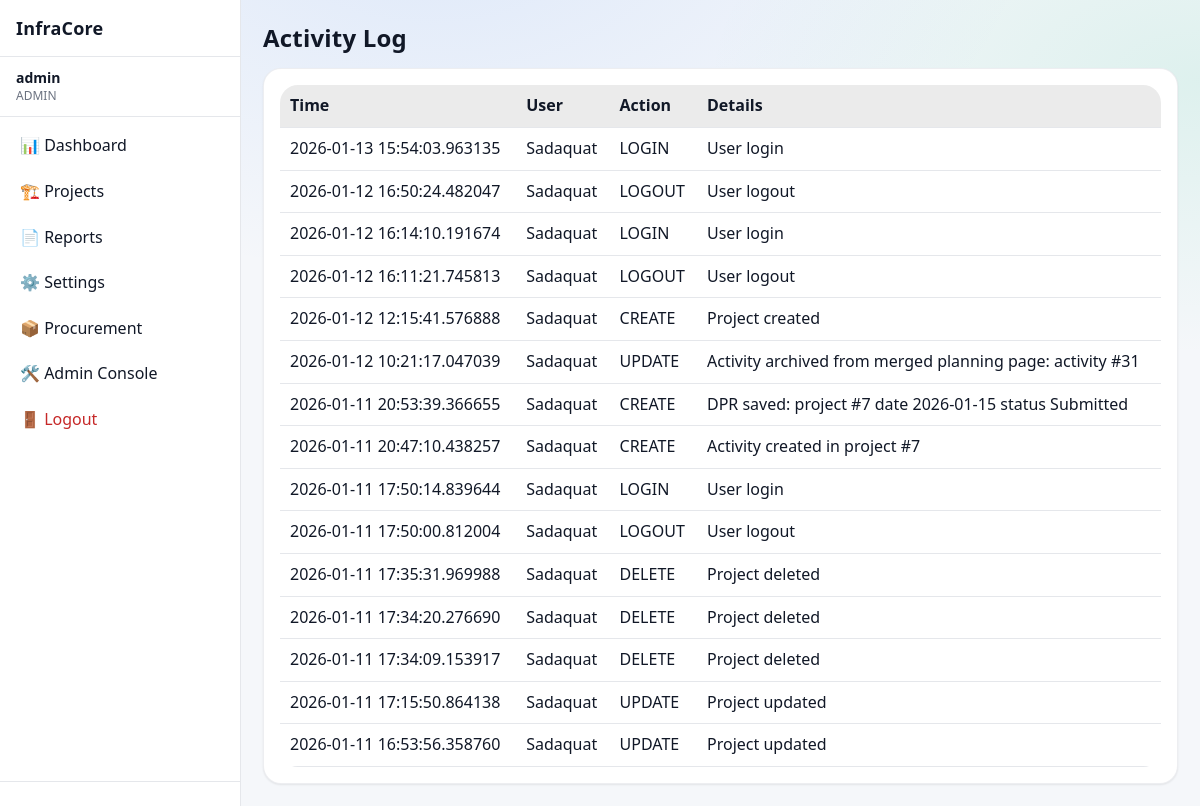
Before: /activity (signed in) with the older database file.
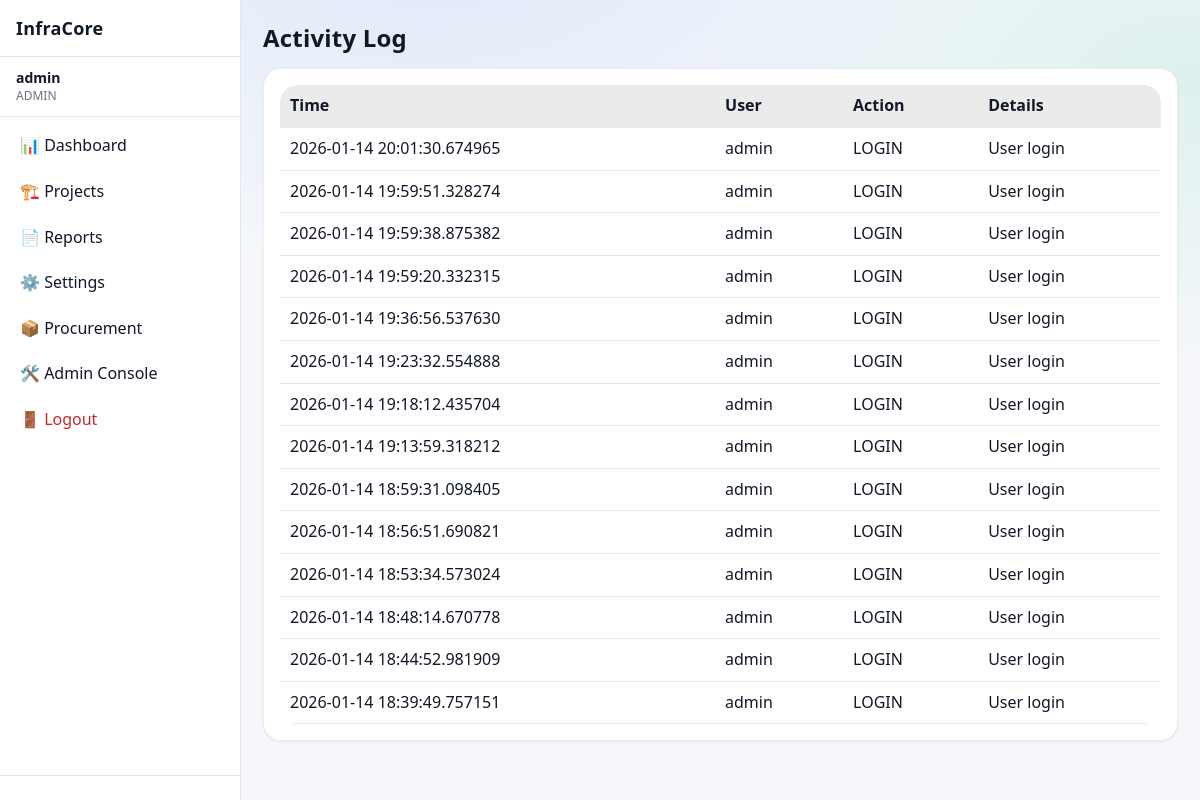
After: the same page with the newer database file.
### app/models/activity_log.py (models this page shows)
class ActivityLog(Base):
    __tablename__ = "activity_logs"
    __table_args__ = (
        Index("ix_activity_logs_created_at", "created_at"),
        Index("ix_activity_logs_user_id", "user_id"),
    )
    id = Column(Integer, primary_key=True, index=True)
    user_id = Column(Integer, ForeignKey("users.id"), nullable=True)
    username = Column(String(150), nullable=False)
    role = Column(String(50), nullable=True)
    action = Column(String(20), nullable=False)  # CREATE, UPDATE, DELETE, ARCHIVE, LOGIN, LOGOUT
    entity_type = Column(String(50), nullable=True)  # Project, Activity, Material, User, Execution
    entity_id = Column(Integer, nullable=True)
    description = Column(Text, nullable=True)
    old_value = Column(Text, nullable=True)  # JSON string
    new_value = Column(Text, nullable=True)  # JSON string
    ip_address = Column(String(64), nullable=True)
    created_at = Column(DateTime, default=datetime.utcnow, nullable=False)
    details = Column(String, nullable=True)
    timestamp = Column(DateTime, default=datetime.utcnow)

### app/routes/activity.py (the view)
@router.get("/activity", response_class=HTMLResponse)
def activity_page(request: Request, db: Session = Depends(get_db)):
    user = request.session.get("user")
    if user is None or user["role"] != "admin":
        return RedirectResponse("/dashboard", status_code=302)
    logs = get_recent_activities(db)
    return templates.TemplateResponse(
        "activity.html",
        {
            "request": request,
            "user": user,
            "logs": logs,
        }
    )

### app/templates/activity.html
{% extends "base.html" %}
{% block content %}
<h1 class="page-title">Activity Log</h1>
<div class="card">
    <table class="table">
        <thead>
            <tr>
                <th>Time</th>
                <th>User</th>
                <th>Action</th>
                <th>Details</th>
            </tr>
        </thead>
        <tbody>
            {% for log in logs %}
            <tr>
                <td>{{ log.timestamp }}</td>
                <td>{{ log.username }}</td>
                <td>{{ log.action }}</td>
                <td>{{ log.details }}</td>
            </tr>
            {% else %}
            <tr>
                <td colspan="4">No activity recorded</td>
            </tr>
            {% endfor %}
        </tbody>
    </table>
</div>
{% endblock %}

Changed rows visible on the page:
removed ActivityLog: timestamp "2026-01-13 15:54:03.963135", username "Sadaquat", action "LOGIN", details "User login"
changed ActivityLog (number 1 of 14 on the later page): timestamp "2026-01-12 16:50:24.482047" → "2026-01-14 20:01:30.674965"; username "Sadaquat" → "admin"; action "LOGOUT" → "LOGIN"; details "User logout" → "User login"
changed ActivityLog (number 2 of 14 on the later page): timestamp "2026-01-12 16:14:10.191674" → "2026-01-14 19:59:51.328274"; username "Sadaquat" → "admin"
changed ActivityLog (number 3 of 14 on the later page): timestamp "2026-01-12 16:11:21.745813" → "2026-01-14 19:59:38.875382"; username "Sadaquat" → "admin"; action "LOGOUT" → "LOGIN"; details "User logout" → "User login"
changed ActivityLog (number 4 of 14 on the later page): timestamp "2026-01-12 12:15:41.576888" → "2026-01-14 19:59:20.332315"; username "Sadaquat" → "admin"; action "CREATE" → "LOGIN"; details "Project created" → "User login"
changed ActivityLog (number 5 of 14 on the later page): timestamp "2026-01-12 10:21:17.047039" → "2026-01-14 19:36:56.537630"; username "Sadaquat" → "admin"; action "UPDATE" → "LOGIN"; details "Activity archived from merged planning page: activity #31" → "User login"
changed ActivityLog (number 6 of 14 on the later page): timestamp "2026-01-11 20:53:39.366655" → "2026-01-14 19:23:32.554888"; username "Sadaquat" → "admin"; action "CREATE" → "LOGIN"; details "DPR saved: project #7 date 2026-01-15 status Submitted" → "User login"
changed ActivityLog (number 7 of 14 on the later page): timestamp "2026-01-11 20:47:10.438257" → "2026-01-14 19:18:12.435704"; username "Sadaquat" → "admin"; action "CREATE" → "LOGIN"; details "Activity created in project #7" → "User login"
changed ActivityLog (number 8 of 14 on the later page): timestamp "2026-01-11 17:50:14.839644" → "2026-01-14 19:13:59.318212"; username "Sadaquat" → "admin"
changed ActivityLog (number 9 of 14 on the later page): timestamp "2026-01-11 17:50:00.812004" → "2026-01-14 18:59:31.098405"; username "Sadaquat" → "admin"; action "LOGOUT" → "LOGIN"; details "User logout" → "User login"
changed ActivityLog (number 10 of 14 on the later page): timestamp "2026-01-11 17:35:31.969988" → "2026-01-14 18:56:51.690821"; username "Sadaquat" → "admin"; action "DELETE" → "LOGIN"; details "Project deleted" → "User login"
changed ActivityLog (number 11 of 14 on the later page): timestamp "2026-01-11 17:34:20.276690" → "2026-01-14 18:53:34.573024"; username "Sadaquat" → "admin"; action "DELETE" → "LOGIN"; details "Project deleted" → "User login"
changed ActivityLog (number 12 of 14 on the later page): timestamp "2026-01-11 17:34:09.153917" → "2026-01-14 18:48:14.670778"; username "Sadaquat" → "admin"; action "DELETE" → "LOGIN"; details "Project deleted" → "User login"
changed ActivityLog (number 13 of 14 on the later page): timestamp "2026-01-11 17:15:50.864138" → "2026-01-14 18:44:52.981909"; username "Sadaquat" → "admin"; action "UPDATE" → "LOGIN"; details "Project updated" → "User login"
changed ActivityLog (number 14 of 14 on the later page): timestamp "2026-01-11 16:53:56.358760" → "2026-01-14 18:39:49.757151"; username "Sadaquat" → "admin"; action "UPDATE" → "LOGIN"; details "Project updated" → "User login"
